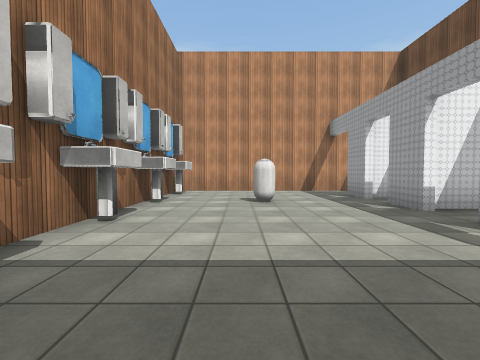
[1] (above)

24 first-person views from a walk through a scene from a Unity 3-D project. The camera is 1.4 m above the floor, tilts 2° down and sees 90° across. Doors are open. The floor is counted in squares, 2 m on a side. Each view is taken from the middle of a square. On the plan, view 1 faces up. The plan holds only what a view shows up to about 9 squares ahead; the rest is blank. The place goes on beyond the plan. The player character is not drawn. Some surface patterns are stand-ins.

[2]
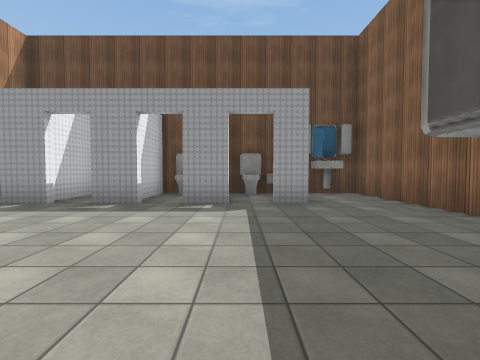

[3]
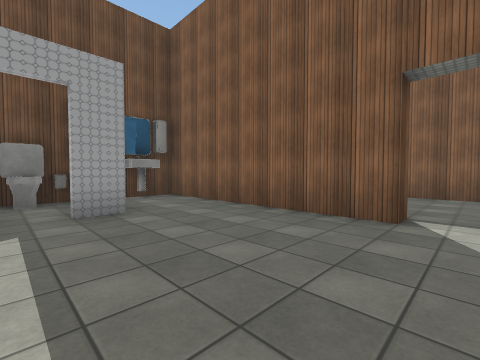

[4]
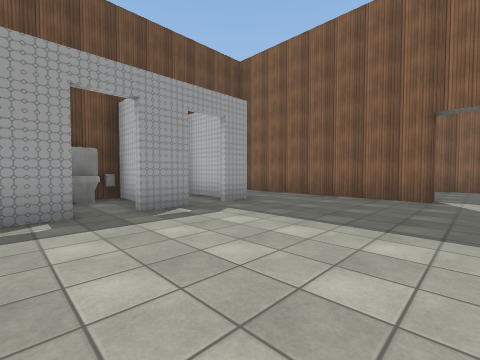

[5]
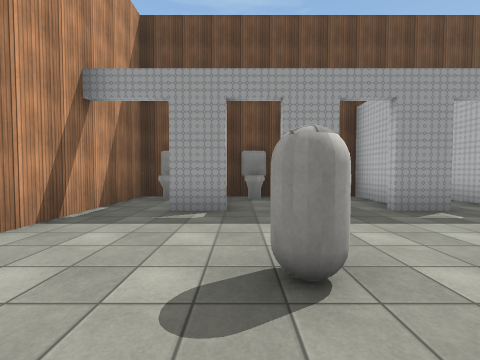

[6]
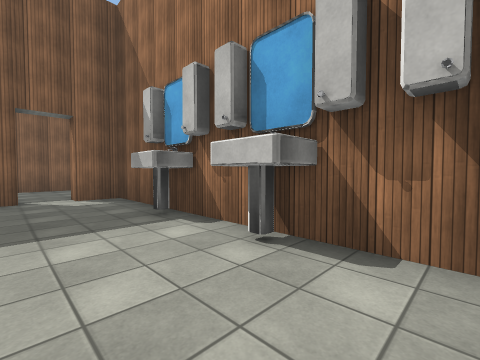

[7]
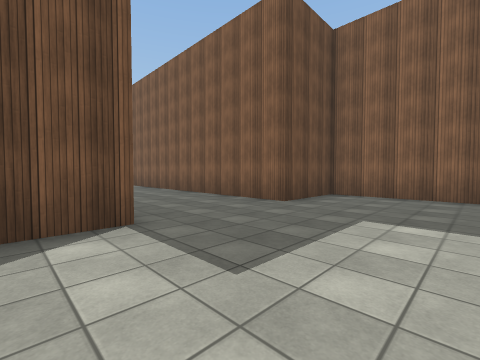

[8]
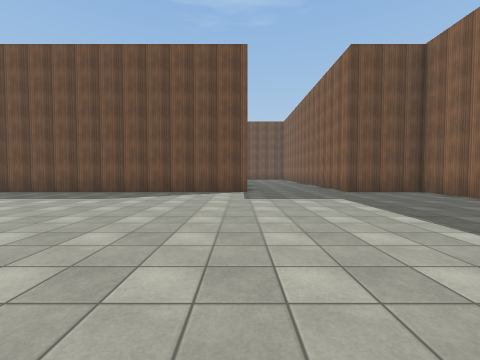

[9]
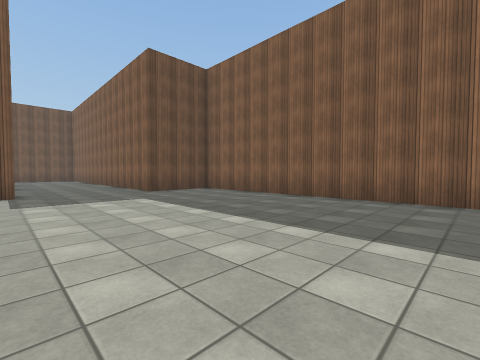

[10]
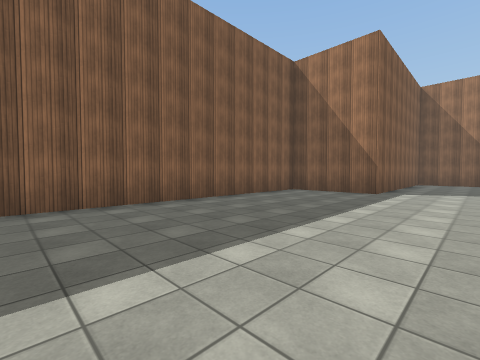

[11]
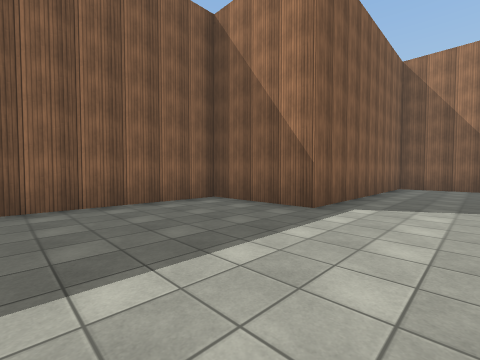

[12]
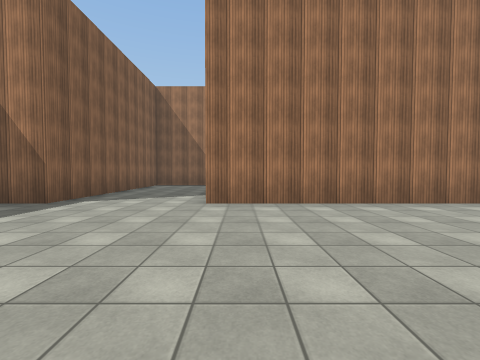

[13]
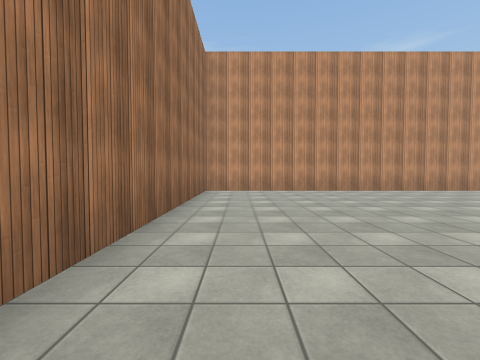

[14]
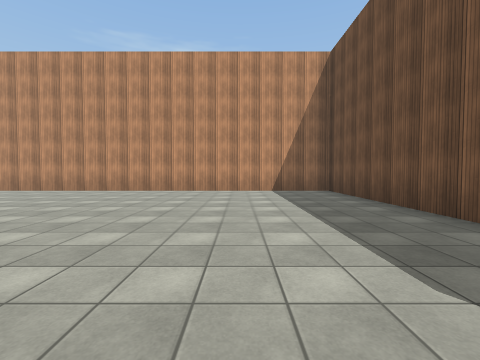

[15]
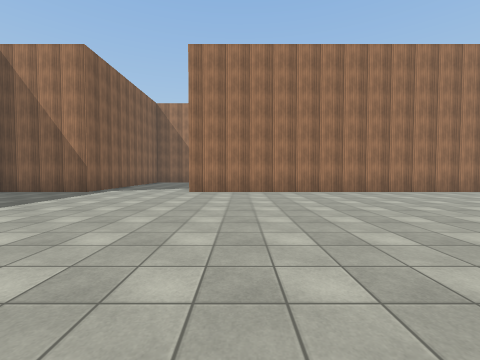

[16]
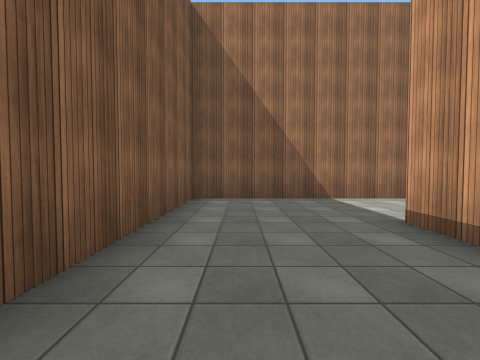

[17]
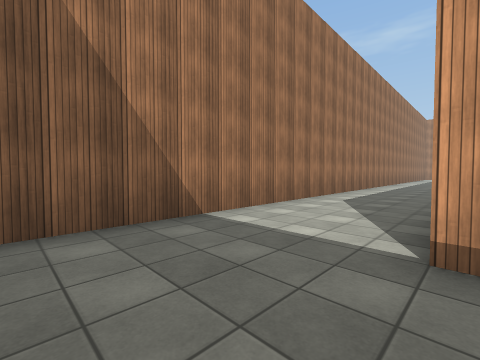

[18]
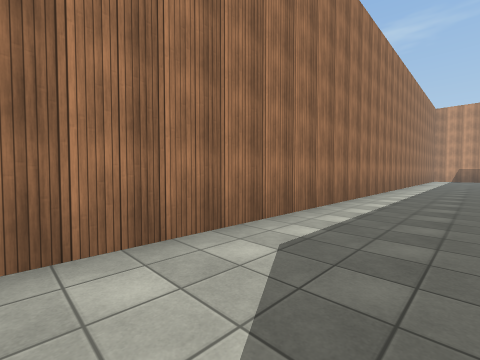

[19]
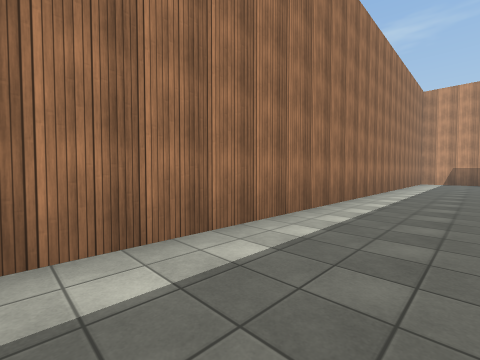

[20]
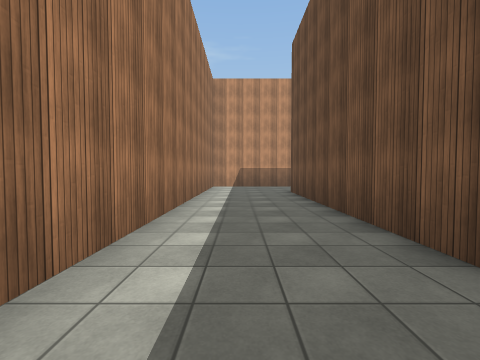

[21]
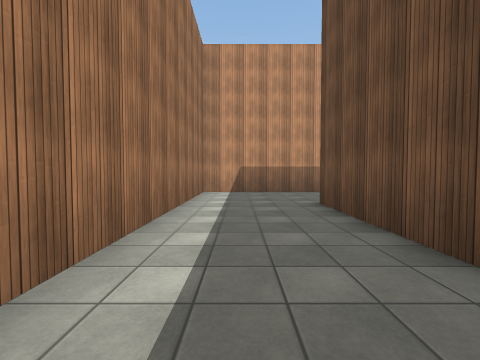

[22]
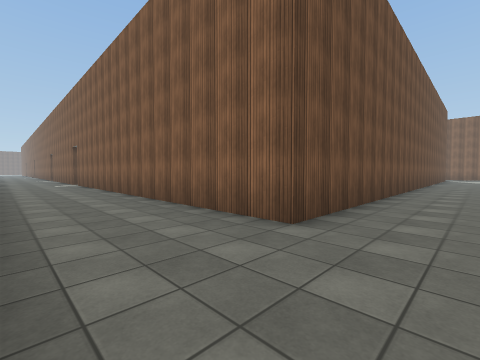

[23]
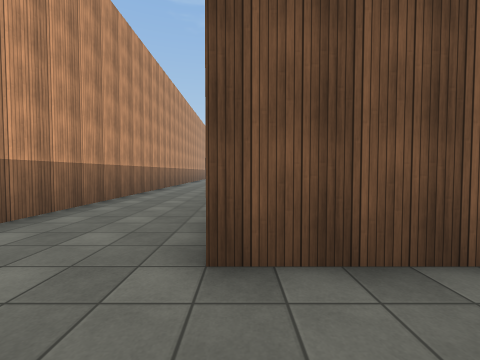

[24]
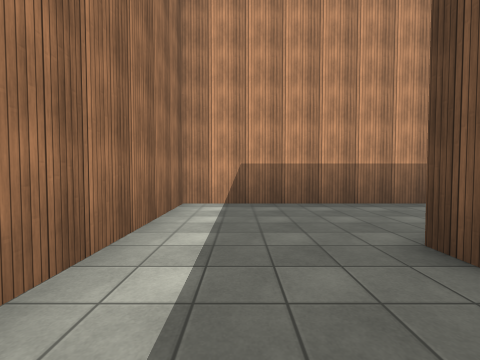

### Floor plan
Points are (right, up) in squares from view 1. A wall is a line through its corners. A room is listed if a view was taken in it or the views show most of it. See-through windows are left out.
Room 1 (views 1, 2, 3, 4, 5, 6)
walls: (3.2, 2.1) (3.2, 3.2); (3.2, 4.1) (3.2, 5.2); (4.2, 2.7) (5.7, 2.7) (5.7, 4.5) (3.6, 4.5); (3.2, 0.4) (3.2, 1.2); (4, 0.7) (5.7, 0.7) (5.7, 2.4); (3.2, 6.1) (3.2, 7.2); (5.7, 5.8) (5.7, 6.4); (-0.3, -2.4) (-0.3, -1.8) (5.7, -1.8) (5.7, -0.1); (5.4, 6.5) (3.5, 6.5); (-2.3, 8.2) (-2.3, -1.8) (-1.3, -1.8) (-1.3, -2.2); (5.7, 8.1) (5.7, 8.7) (-2.1, 8.7)
ways out: opening at (-1, -2) to room 2
objects: sink (-2, 1); sink (-2, 3); sink (-2, 5); sink (-2, 7); capsule (1, 6); sink (5, -1); other object (5, 2); other object (5, 4); other object (5, 6); other object (5, 8)
Room 2 (views 7, 8, 9, 10, 11, 12, 13, 14, 15, 16, 17, 18, 19, 20, 21, 22, 23, 24)
walls: (-2.8, -2.4) (-2.8, 8.7) (-17.2, 8.7) (-17.2, -1.8); (-21.2, 10) (-21.2, 18.2) (-13, 18.2); (-20.1, -1.7) (-21.2, -1.7); (-14, 21.2) (-24.2, 21.2) (-24.2, -5.2) (-17.2, -5.2) (-17.2, -8.2) (-2.8, -8.2) (-2.8, -5.8) (2, -5.8)
ways out: opening at (-1, -2) to room 1

Where each view was taken, in squares from view 1:
view 1: 0 up, 0 right, facing up
view 2: 2 up, 2 left, facing right
view 3: 2 up, 1 left, facing down-right
view 4: 5 up, 1 left, facing down-right
view 5: 6 up, 1 left, facing right
view 6: 5 up, 0 right, facing down-left
view 7: 1 down, 6 left, facing down-right
view 8: 2 down, 11 left, facing right
view 9: 2 down, 11 left, facing down-right
view 10: 3 down, 9 left, facing down-left
view 11: 3 down, 13 left, facing down-left
view 12: 1 down, 12 left, facing left
view 13: 0 up, 16 left, facing up
view 14: 0 up, 6 left, facing up
view 15: 0 up, 9 left, facing left
view 16: 4 down, 18 left, facing left
view 17: 4 down, 21 left, facing up-left
view 18: 0 up, 22 left, facing up-left
view 19: 5 up, 22 left, facing up-left
view 20: 10 up, 23 left, facing up
view 21: 13 up, 23 left, facing up
view 22: 21 up, 23 left, facing down-right
view 23: 18 up, 23 left, facing right
view 24: 16 up, 23 left, facing up
